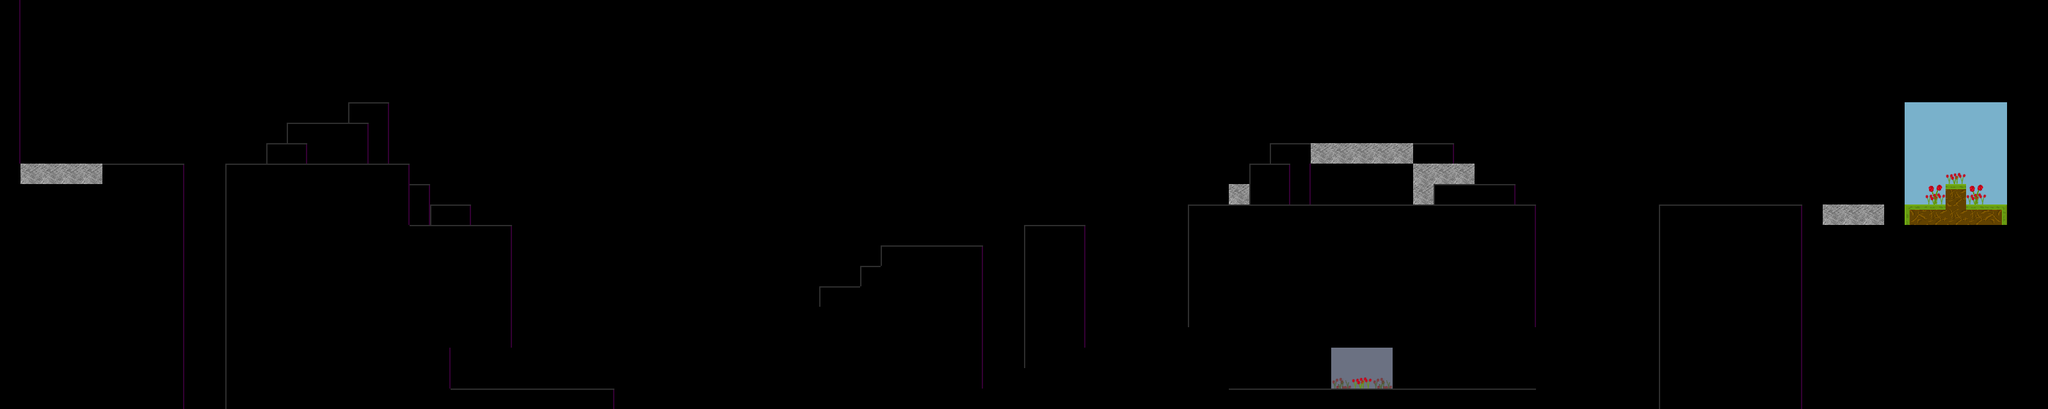

Rendered tile map (Tiled .tmx) drawn with the repository's tilesets; below, a short description and the map source with its tile grids summarised:
An orthogonal 100x20 tile map with 32x32 px tiles, 3 tile layers (Tile Layer 3, Tile Layer 1, Tile Layer 2) and 57 objects (36x Wall, 6x ApearingWall, 5x Trap, 3x Switch, 2x MovingWall, ...).

<map version="1.0" orientation="orthogonal" renderorder="right-down" width="100" height="20" tilewidth="32" tileheight="32" backgroundcolor="#000000" nextobjectid="82">
 <tileset firstgid="1" name="tileset" tilewidth="32" tileheight="32">
  <image source="../drawable/tileset.png" width="320" height="256" />
  <tile id="4">
   <animation>
    <frame tileid="4" duration="300" />
    <frame tileid="14" duration="300" />
    <frame tileid="4" duration="300" />
    <frame tileid="24" duration="300" />
   </animation>
  </tile>
  <tile id="5">
   <animation>
    <frame tileid="5" duration="300" />
    <frame tileid="15" duration="300" />
    <frame tileid="5" duration="300" />
    <frame tileid="25" duration="300" />
   </animation>
  </tile>
  <tile id="50">
   <animation>
    <frame tileid="50" duration="200" />
    <frame tileid="51" duration="200" />
    <frame tileid="52" duration="200" />
   </animation>
  </tile>
 </tileset>
 <layer name="Tile Layer 3" width="100" height="20">
  <data>[2000 cells, 31 non-empty, 2 distinct tile ids]</data>
 </layer>
 <layer name="Tile Layer 1" width="100" height="20">
  <data>[2000 cells, 216 non-empty, 12 distinct tile ids]</data>
 </layer>
 <objectgroup name="Behind">
  <object id="19" type="Wall" x="32" y="256" width="256" height="32" />
  <object id="20" type="Wall" x="0" y="0" width="32" height="256" />
  <object id="21" type="Wall" x="352" y="256" width="288" height="32" />
  <object id="22" type="Wall" x="640" y="352" width="160" height="32" />
  <object id="23" type="Wall" x="704" y="608" width="256" height="32" />
  <object id="24" type="Wall" x="256" y="288" width="32" height="256" />
  <object id="25" type="Wall" x="352" y="288" width="32" height="256" />
  <object id="26" type="Wall" x="608" y="288" width="32" height="64" />
  <object id="27" type="Wall" x="768" y="384" width="32" height="160" />
  <object id="28" type="Wall" x="672" y="448" width="32" height="160" />
  <object id="29" type="Trap" x="288" y="512" width="63.5" height="18.5" />
  <object id="50" type="Wall" x="1920" y="608" width="480" height="32" />
  <object id="51" type="Wall" x="1856" y="320" width="544" height="32" />
  <object id="77" type="Wall" x="1984" y="224" width="288" height="96" />
  <object id="78" type="Wall" x="1952" y="256" width="32" height="64" />
  <object id="79" type="Wall" x="1920" y="288" width="32" height="32" />
  <object id="80" type="Wall" x="2272" y="256" width="32" height="64" />
  <object id="81" type="Wall" x="2304" y="288" width="64" height="32" />
 </objectgroup>
 <objectgroup name="Player">
  <object id="32" type="Player" gid="31" x="32" y="256" width="32" height="32" />
  <object id="52" type="Wall" x="1856" y="352" width="32" height="160" />
  <object id="62" type="Wall" x="2592" y="352" width="32" height="288" />
  <object id="63" type="Wall" x="2784" y="352" width="32" height="288" />
  <object id="64" type="Wall" x="2592" y="320" width="224" height="32" />
  <object id="66" type="Wall" x="416" y="224" width="32" height="32" />
  <object id="67" type="Wall" x="448" y="192" width="96" height="64" />
  <object id="68" type="Wall" x="544" y="160" width="64" height="96" />
  <object id="69" type="Wall" x="640" y="288" width="32" height="64" />
  <object id="70" type="Wall" x="672" y="320" width="64" height="32" />
 </objectgroup>
 <objectgroup name="Front">
  <object id="17" type="Switch" gid="71" x="736" y="608" width="32" height="32">
   <properties>
    <property name="actors" value="33 34 36 37" />
   </properties>
  </object>
  <object id="33" type="ApearingWall" x="1024" y="576" width="96" height="32">
   <properties>
    <property name="start_active" value="false" />
   </properties>
  </object>
  <object id="34" type="ApearingWall" x="1184" y="544" width="96" height="32">
   <properties>
    <property name="start_active" value="false" />
   </properties>
  </object>
  <object id="36" type="ApearingWall" x="1216" y="512" width="64" height="32">
   <properties>
    <property name="start_active" value="false" />
   </properties>
  </object>
  <object id="37" type="ApearingWall" x="1248" y="480" width="32" height="32">
   <properties>
    <property name="start_active" value="false" />
   </properties>
  </object>
  <object id="40" type="Switch" gid="71" x="1632" y="352" width="32" height="32">
   <properties>
    <property name="actors" value="41" />
   </properties>
  </object>
  <object id="41" type="MovingWall" x="1824" y="704" width="94.6667" height="32">
   <properties>
    <property name="p0_x" value="55.5" />
    <property name="p0_y" value="11" />
    <property name="speed" value="4" />
   </properties>
  </object>
  <object id="43" type="Wall" x="1376" y="384" width="160" height="32" />
  <object id="44" type="Wall" x="1280" y="448" width="64" height="32" />
  <object id="45" type="Wall" x="1344" y="416" width="32" height="32" />
  <object id="46" type="Wall" x="1504" y="416" width="32" height="192" />
  <object id="47" type="Wall" x="1600" y="384" width="32" height="192" />
  <object id="48" type="Wall" x="1664" y="384" width="32" height="160" />
  <object id="49" type="Wall" x="1600" y="352" width="96" height="32" />
  <object id="53" type="Switch" gid="71" x="2112" y="608" width="32" height="32">
   <properties>
    <property name="actors" value="58 61 60" />
   </properties>
  </object>
  <object id="54" type="Memory" gid="62" x="3040" y="288" width="32" height="32">
   <properties>
    <property name="next_scene" value="memory4.1" />
   </properties>
  </object>
  <object id="55" type="Light" x="2976" y="160" width="160" height="160" />
  <object id="56" type="Wall" x="2976" y="320" width="160" height="32" />
  <object id="57" type="Wall" x="3040" y="288" width="32" height="32" />
  <object id="58" type="ApearingWall" x="2848" y="320" width="96" height="32">
   <properties>
    <property name="start_active" value="false" />
   </properties>
  </object>
  <object id="60" type="MovingWall" x="2432" y="608" width="128" height="32">
   <properties>
    <property name="p0_y" value="10" />
    <property name="p1_y" value="21" />
    <property name="speed" value="3" />
   </properties>
  </object>
  <object id="61" type="ApearingWall" x="2400" y="352" width="192" height="32">
   <properties>
    <property name="start_active" value="true" />
   </properties>
  </object>
  <object id="65" type="SemiLight" x="2080" y="544" width="96" height="64" />
  <object id="71" type="Wall" x="2368" y="352" width="32" height="160" />
  <object id="72" type="Trap" x="804" y="782.75" width="566.667" height="18.5" />
  <object id="73" type="Trap" x="1378.67" y="782.75" width="391.333" height="18.5" />
  <object id="74" type="Trap" x="2212.67" y="796.75" width="566.667" height="18.5" />
  <object id="75" type="GameOver" x="3022.18" y="437.114" width="66.4279" height="70.8864">
   <properties>
    <property name="next_scene" value="memory4" />
   </properties>
  </object>
  <object id="76" type="Trap" x="1784.33" y="784.75" width="391.333" height="18.5" />
 </objectgroup>
 <layer name="Tile Layer 2" width="100" height="20">
  <data>[2000 cells, 5 non-empty, 2 distinct tile ids]</data>
 </layer>
</map>
